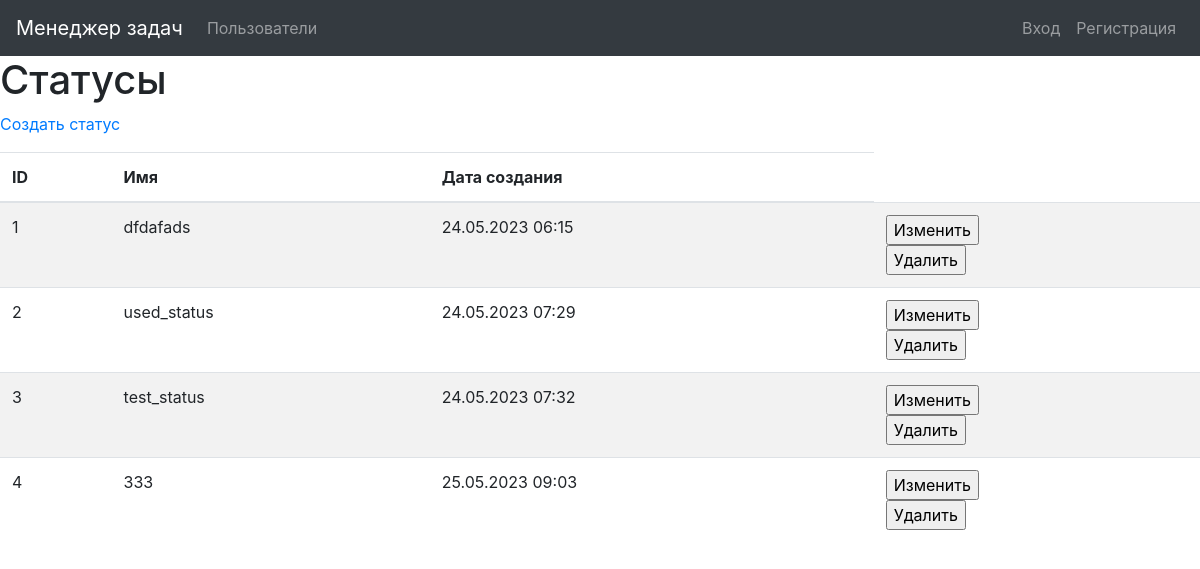
Screenshot of /statuses/ with the database file from the repository.
### task_manager/statuses/models.py (models this page shows, shortened)
class Status(models.Model):
    name = models.CharField(_('Name'), max_length=100, unique=True)
    created_at = models.DateTimeField(default=timezone.now)

### task_manager/statuses/views.py (the view)
# urls.py: path('', views.StatusesListView.as_view(),
class StatusesListView(ListView):
    model = Status
    template_name = 'status/status_list.html'
    context_object_name = 'statuses'

### task_manager/templates/status/status_list.html (shortened to what this page needs)
{% extends "base.html" %}
{% block content %}
{% load i18n %}
<h1>{% translate "Statuses" %}</h1>
<p><a href="{% url 'status_create' %}">{% translate "Create status" %}</a></p>
<div class="table-responsive">
  <table class="table table-striped">
    <thead>
      <tr>
        <th>ID</th>
        <th>{% translate "Name" %}</th>
        <th>{% translate "Creation date" %}</th>
      </tr>
    </thead>
    <tbody>
    {% for status in statuses %}
      <tr>
        <td>{{ status.id }}</td>
        <td>{{ status.name }}</td>
        <td>{{ status.created_at|date:"d.m.Y H:i" }}</td>
        <td>
          <form action="{% url 'status_update' pk=status.id %}" method="get">
          <input type="submit" value='{% translate "Change data" %}'>
          </form>
          <form action="{% url 'status_delete' pk=status.id %}" method="get">
          <input type="submit" value='{% translate "Delete data" %}'>
          </form>
        </td>
      </tr>
      {% endfor %}
      </tbody>
</table>
  </div>
{% endblock %}

### rows the page displays
Status: id "1", name "dfdafads", created_at "24.05.2023 06:15"
Status: id "2", name "used_status", created_at "24.05.2023 07:29"
Status: id "3", name "test_status", created_at "24.05.2023 07:32"
Status: id "4", name "333", created_at "25.05.2023 09:03"
